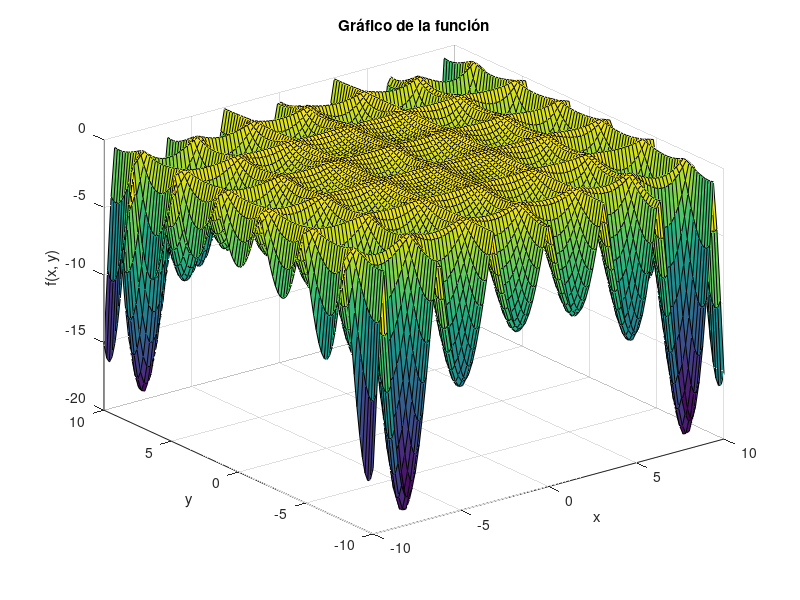

MATLAB code to generate this figure: (Note: this script raises an error after producing the figure.)
clc;clear all
%% a) graficar la función y optimizar mediante fmincon
% Definir los límites de x e y
x = linspace(-10, 10, 100);
y = linspace(-10, 10, 100);

% Crear una malla de puntos x, y
[X, Y] = meshgrid(x, y);

% Calcular los valores de la función en cada punto de la malla
Z = -abs(sin(X).*cos(Y).*exp(abs(1 - (sqrt(X.^2 + Y.^2)/pi))));

% Graficar la función
surf(X, Y, Z);
title('Gráfico de la función');
xlabel('x');
ylabel('y');
zlabel('f(x, y)');

% Definir la función
fun = @(x) -abs(sin(x(1))*cos(x(2))*exp(abs(1 - (sqrt(x(1)^2 + x(2)^2)/pi))));

% Definir los límites de las variables x e y
lb = [-10, -10]; % Límites inferiores
ub = [10, 10];   % Límites superiores

options = optimoptions('fmincon', 'Algorithm', 'sqp'); % Utilizando el método Sequential Quadratic Programming (SQP)

% Ejecutar la optimización
tic; % Iniciar temporizador
[x_opt, fval] = fmincon(fun, [0, 0], [], [], [], [], lb, ub, [], options);
tiempo_ejecucion = toc; % Detener temporizador

% Mostrar los resultados
disp('---------------------------------------------------')
disp('Optimizacion iniciando en x_0,y_0 = [0, 0]')
disp(['Valor mínimo de f(x, y): ', num2str(fval)]);
disp(['Punto de solución encontrado: [', num2str(x_opt(1)), ', ', num2str(x_opt(2)), ']']);
disp(['Tiempo de ejecución: ', num2str(tiempo_ejecucion), ' segundos']);
disp('---------------------------------------------------')

% Ejecutar la optimización segundo punto de inicializacion
tic; % Iniciar temporizador
[x_opt_2, fval_2] = fmincon(fun, [10, -10], [], [], [], [], lb, ub, [], options);
tiempo_ejecucion_2 = toc; % Detener temporizador

% Mostrar los resultados
disp('---------------------------------------------------')
disp('Optimizacion iniciando en x_0,y_0 = [10, -10]')
disp(['Valor mínimo de f(x, y): ', num2str(fval_2)]);
disp(['Punto de solución encontrado: [', num2str(x_opt_2(1)), ', ', num2str(x_opt_2(2)), ']']);
disp(['Tiempo de ejecución: ', num2str(tiempo_ejecucion_2), ' segundos']);
disp('---------------------------------------------------')

% Ejecutar la optimización tercero punto de inicializacion
tic; % Iniciar temporizador
[x_opt_3, fval_3] = fmincon(fun, [-5, -5], [], [], [], [], lb, ub, [], options);
tiempo_ejecucion_3 = toc; % Detener temporizador

% Mostrar los resultados
disp('---------------------------------------------------')
disp('Optimizacion iniciando en x_0,y_0 = [-5, -5]')
disp(['Valor mínimo de f(x, y): ', num2str(fval_3)]);
disp(['Punto de solución encontrado: [', num2str(x_opt_3(1)), ', ', num2str(x_opt_3(2)), ']']);
disp(['Tiempo de ejecución: ', num2str(tiempo_ejecucion_3), ' segundos']);
disp('---------------------------------------------------')

% Ejecutar la optimización cuarto punto de inicializacion
tic; % Iniciar temporizador
[x_opt_4, fval_4] = fmincon(fun, [-3, 1], [], [], [], [], lb, ub, [], options);
tiempo_ejecucion_4 = toc; % Detener temporizador

% Mostrar los resultados
disp('---------------------------------------------------')
disp('Optimizacion iniciando en x_0,y_0 = [-3, 1]')
disp(['Valor mínimo de f(x, y): ', num2str(fval_4)]);
disp(['Punto de solución encontrado: [', num2str(x_opt_4(1)), ', ', num2str(x_opt_4(2)), ']']);
disp(['Tiempo de ejecución: ', num2str(tiempo_ejecucion_4), ' segundos']);
disp('---------------------------------------------------')

% Ejecutar la optimización quinto punto de inicializacion
tic; % Iniciar temporizador
[x_opt_5, fval_5] = fmincon(fun, [0.5, -1], [], [], [], [], lb, ub, [], options);
tiempo_ejecucion_5 = toc; % Detener temporizador

% Mostrar los resultados
disp('---------------------------------------------------')
disp('Optimizacion iniciando en x_0,y_0 = [0.5, -1]')
disp(['Valor mínimo de f(x, y): ', num2str(fval_5)]);
disp(['Punto de solución encontrado: [', num2str(x_opt_5(1)), ', ', num2str(x_opt_5(2)), ']']);
disp(['Tiempo de ejecución: ', num2str(tiempo_ejecucion_5), ' segundos']);
disp('---------------------------------------------------')

%% b) Optimizar mediante PSO (aquí pidió el máximo, sus ¬¬)

fun = @(x) abs(sin(x(1))*cos(x(2))*exp(abs(1 - (sqrt(x(1)^2 + x(2)^2)/pi))));

% Definir los límites de las variables x e y
lb = [-10, -10]; % Límites inferiores
ub = [10, 10];   % Límites superiores

% Definir la configuración de PSO
options_pso_1 = optimoptions('particleswarm','MaxIterations', 50, 'SwarmSize',5);

% Ejecutar la optimización con PSO
tic;
[x_opt_pso_1, fval_pso_1] = particleswarm(fun, 2, lb, ub, options_pso_1);
tiempo_ejecucion_pso_1 = toc;

% Mostrar los resultados
disp('---------------------------------------------------')
disp('Optimizacion con 5 partículas y 50 iteraciones')
disp(['Valor mínimo de f(x, y): ', num2str(fval_pso_1)]);
disp(['Punto de solución encontrado: [', num2str(x_opt_pso_1(1)), ', ', num2str(x_opt_pso_1(2)), ']']);
disp(['Tiempo de ejecución: ', num2str(tiempo_ejecucion_pso_1), ' segundos']);
disp('---------------------------------------------------')



% Definir la configuración de PSO
options_pso_2 = optimoptions('particleswarm','MaxIterations', 100, 'SwarmSize',10);

% Ejecutar la optimización con PSO
tic;
[x_opt_pso_2, fval_pso_2] = particleswarm(fun, 2, lb, ub, options_pso_2);
tiempo_ejecucion_pso_2 = toc;

% Mostrar los resultados
disp('---------------------------------------------------')
disp('Optimizacion con 10 partículas y 100 iteraciones')
disp(['Valor mínimo de f(x, y): ', num2str(fval_pso_2)]);
disp(['Punto de solución encontrado: [', num2str(x_opt_pso_2(1)), ', ', num2str(x_opt_pso_2(2)), ']']);
disp(['Tiempo de ejecución: ', num2str(tiempo_ejecucion_pso_2), ' segundos']);
disp('---------------------------------------------------')



% Definir la configuración de PSO
options_pso_3 = optimoptions('particleswarm','MaxIterations', 500, 'SwarmSize',50);

% Ejecutar la optimización con PSO
tic;
[x_opt_pso_3, fval_pso_3] = particleswarm(fun, 2, lb, ub, options_pso_3);
tiempo_ejecucion_pso_3 = toc;

% Mostrar los resultados
disp('---------------------------------------------------')
disp('Optimizacion con 50 partículas y 500 iteraciones')
disp(['Valor mínimo de f(x, y): ', num2str(fval_pso_3)]);
disp(['Punto de solución encontrado: [', num2str(x_opt_pso_3(1)), ', ', num2str(x_opt_pso_3(2)), ']']);
disp(['Tiempo de ejecución: ', num2str(tiempo_ejecucion_pso_3), ' segundos']);
disp('---------------------------------------------------')




% Definir la configuración de PSO
options_pso_4 = optimoptions('particleswarm','MaxIterations', 5000, 'SwarmSize',5);

% Ejecutar la optimización con PSO
tic;
[x_opt_pso_4, fval_pso_4] = particleswarm(fun, 2, lb, ub, options_pso_4);
tiempo_ejecucion_pso_4 = toc;

% Mostrar los resultados
disp('---------------------------------------------------')
disp('Optimizacion con 5 partículas y 5000 iteraciones')
disp(['Valor mínimo de f(x, y): ', num2str(fval_pso_4)]);
disp(['Punto de solución encontrado: [', num2str(x_opt_pso_4(1)), ', ', num2str(x_opt_pso_4(2)), ']']);
disp(['Tiempo de ejecución: ', num2str(tiempo_ejecucion_pso_4), ' segundos']);
disp('---------------------------------------------------')



% Definir la configuración de PSO
options_pso_5 = optimoptions('particleswarm','MaxIterations', 5, 'SwarmSize',5000);

% Ejecutar la optimización con PSO
tic;
[x_opt_pso_5, fval_pso_5] = particleswarm(fun, 2, lb, ub, options_pso_5);
tiempo_ejecucion_pso_5 = toc;

% Mostrar los resultados
disp('---------------------------------------------------')
disp('Optimizacion con 5000 partículas y 5 iteraciones')
disp(['Valor mínimo de f(x, y): ', num2str(fval_pso_5)]);
disp(['Punto de solución encontrado: [', num2str(x_opt_pso_5(1)), ', ', num2str(x_opt_pso_5(2)), ']']);
disp(['Tiempo de ejecución: ', num2str(tiempo_ejecucion_pso_5), ' segundos']);
disp('---------------------------------------------------')


%% c) Optimizar mediante GA

% Definir la función
fun = @(x) -abs(sin(x(1))*cos(x(2))*exp(abs(1 - (sqrt(x(1)^2 + x(2)^2)/pi))));

% Definir los límites de las variables x e y
lb = [-10, -10]; % Límites inferiores
ub = [10, 10];   % Límites superiores

options_ga_1 = optimoptions('ga','MaxGenerations', 50, 'PopulationSize',5);

tic;
[x_opt_ga_1, fval_ga_1] = ga(fun,2,[],[],[],[],lb,ub,[],options_ga_1);
tiempo_ejecucion_ga_1 = toc;

% Mostrar los resultados
disp('---------------------------------------------------')
disp('Optimizacion con poblacion 5 y 50 iteraciones')
disp(['Valor mínimo de f(x, y): ', num2str(fval_ga_1)]);
disp(['Punto de solución encontrado: [', num2str(x_opt_ga_1(1)), ', ', num2str(x_opt_ga_1(2)), ']']);
disp(['Tiempo de ejecución: ', num2str(tiempo_ejecucion_ga_1), ' segundos']);
disp('---------------------------------------------------')



options_ga_2 = optimoptions('ga','MaxGenerations', 100, 'PopulationSize',10);

tic;
[x_opt_ga_2, fval_ga_2] = ga(fun,2,[],[],[],[],lb,ub,[],options_ga_2);
tiempo_ejecucion_ga_2 = toc;

% Mostrar los resultados
disp('---------------------------------------------------')
disp('Optimizacion con poblacion 10 y 100 iteraciones')
disp(['Valor mínimo de f(x, y): ', num2str(fval_ga_2)]);
disp(['Punto de solución encontrado: [', num2str(x_opt_ga_2(1)), ', ', num2str(x_opt_ga_2(2)), ']']);
disp(['Tiempo de ejecución: ', num2str(tiempo_ejecucion_ga_2), ' segundos']);
disp('---------------------------------------------------')



options_ga_3 = optimoptions('ga','MaxGenerations', 500, 'PopulationSize',50);

tic;
[x_opt_ga_3, fval_ga_3] = ga(fun,2,[],[],[],[],lb,ub,[],options_ga_3);
tiempo_ejecucion_ga_3 = toc;

% Mostrar los resultados
disp('---------------------------------------------------')
disp('Optimizacion con poblacion 50 y 500 iteraciones')
disp(['Valor mínimo de f(x, y): ', num2str(fval_ga_3)]);
disp(['Punto de solución encontrado: [', num2str(x_opt_ga_3(1)), ', ', num2str(x_opt_ga_3(2)), ']']);
disp(['Tiempo de ejecución: ', num2str(tiempo_ejecucion_ga_3), ' segundos']);
disp('---------------------------------------------------')



options_ga_4 = optimoptions('ga','MaxGenerations', 5000, 'PopulationSize',5);

tic;
[x_opt_ga_4, fval_ga_4] = ga(fun,2,[],[],[],[],lb,ub,[],options_ga_4);
tiempo_ejecucion_ga_4 = toc;

% Mostrar los resultados
disp('---------------------------------------------------')
disp('Optimizacion con poblacion 5 y 5000 iteraciones')
disp(['Valor mínimo de f(x, y): ', num2str(fval_ga_4)]);
disp(['Punto de solución encontrado: [', num2str(x_opt_ga_4(1)), ', ', num2str(x_opt_ga_4(2)), ']']);
disp(['Tiempo de ejecución: ', num2str(tiempo_ejecucion_ga_4), ' segundos']);
disp('---------------------------------------------------')



options_ga_5 = optimoptions('ga','MaxGenerations', 5, 'PopulationSize',5000);

tic;
[x_opt_ga_5, fval_ga_5] = ga(fun,2,[],[],[],[],lb,ub,[],options_ga_5);
tiempo_ejecucion_ga_5 = toc;

% Mostrar los resultados
disp('---------------------------------------------------')
disp('Optimizacion con poblacion 5000 y 5 iteraciones')
disp(['Valor mínimo de f(x, y): ', num2str(fval_ga_5)]);
disp(['Punto de solución encontrado: [', num2str(x_opt_ga_5(1)), ', ', num2str(x_opt_ga_5(2)), ']']);
disp(['Tiempo de ejecución: ', num2str(tiempo_ejecucion_ga_5), ' segundos']);
disp('---------------------------------------------------')


